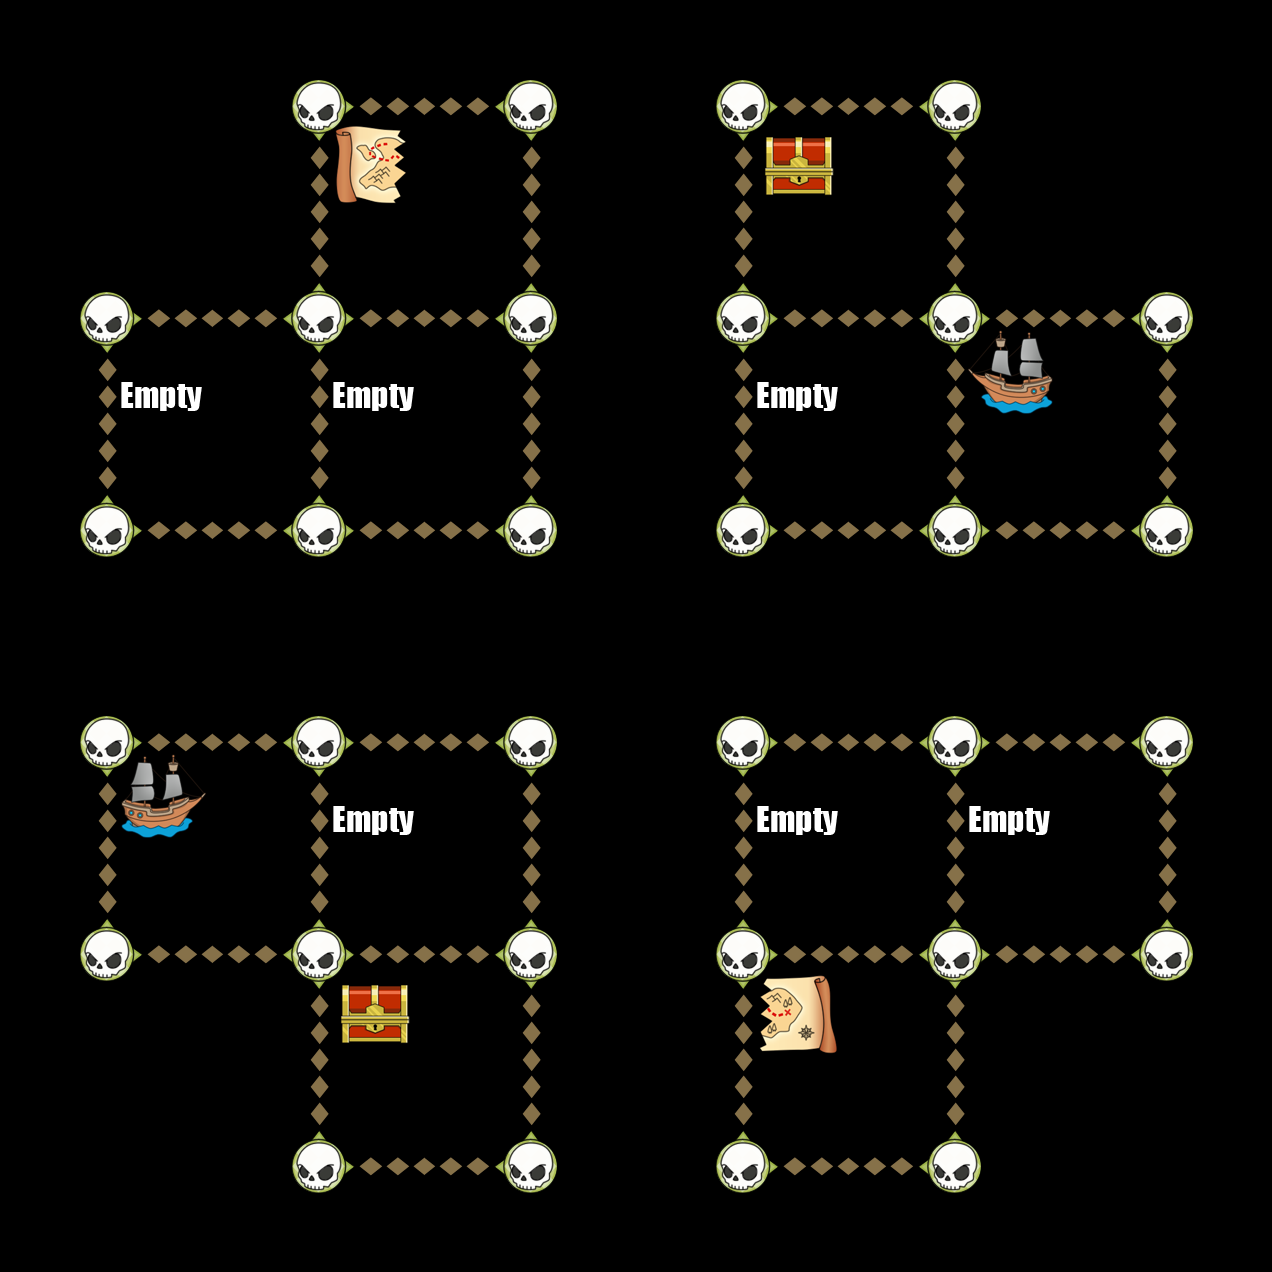

This game map was drawn from its Tiled (.tmx) file and the tilesets committed beside it. A one-line description and the trimmed map source follow:
An orthogonal 6x6 tile map with 212x212 px tiles, 6 tile layers (Down, Up, Left, Right, ...).

<map version="1.0" orientation="orthogonal" width="6" height="6" tilewidth="212" tileheight="212">
 <tileset firstgid="1" name="TileGraphic_Final-ipadhd" tilewidth="212" tileheight="212">
  <image source="TileGraphic_Final-ipadhd.png" width="636" height="1060" />
  <tile id="0">
   <properties>
    <property name="LineFilled" value="True" />
   </properties>
  </tile>
  <tile id="2">
   <properties>
    <property name="Item" value="TreasureBox" />
   </properties>
  </tile>
  <tile id="4">
   <properties>
    <property name="RowFilled" value="True" />
   </properties>
  </tile>
  <tile id="6">
   <properties>
    <property name="Item" value="CannonLeft" />
   </properties>
  </tile>
  <tile id="7">
   <properties>
    <property name="Item" value="ShipRight" />
   </properties>
  </tile>
  <tile id="8">
   <properties>
    <property name="Item" value="MapOne" />
   </properties>
  </tile>
  <tile id="9">
   <properties>
    <property name="Item" value="CannonRight" />
   </properties>
  </tile>
  <tile id="10">
   <properties>
    <property name="Item" value="ShipLeft" />
   </properties>
  </tile>
  <tile id="11">
   <properties>
    <property name="Item" value="MapTwo" />
   </properties>
  </tile>
  <tile id="12">
   <properties>
    <property name="Item" value="Empty" />
   </properties>
  </tile>
  <tile id="13">
   <properties>
    <property name="Item" value="Skull" />
   </properties>
  </tile>
  <tile id="14">
   <properties>
    <property name="Item" value="Fog" />
   </properties>
  </tile>
 </tileset>
 <layer name="Down" width="6" height="6">
  <data>[36 cells, 20 non-empty, 1 distinct tile ids]</data>
 </layer>
 <layer name="Up" width="6" height="6">
  <data>[36 cells, 20 non-empty, 1 distinct tile ids]</data>
 </layer>
 <layer name="Left" width="6" height="6">
  <data>[36 cells, 20 non-empty, 1 distinct tile ids]</data>
 </layer>
 <layer name="Right" width="6" height="6">
  <data>[36 cells, 20 non-empty, 1 distinct tile ids]</data>
 </layer>
 <layer name="Dots" width="6" height="6">
  <data>[36 cells, 32 non-empty, 1 distinct tile ids]</data>
 </layer>
 <layer name="Items" width="6" height="6">
  <data>[36 cells, 12 non-empty, 6 distinct tile ids]</data>
 </layer>
</map>
